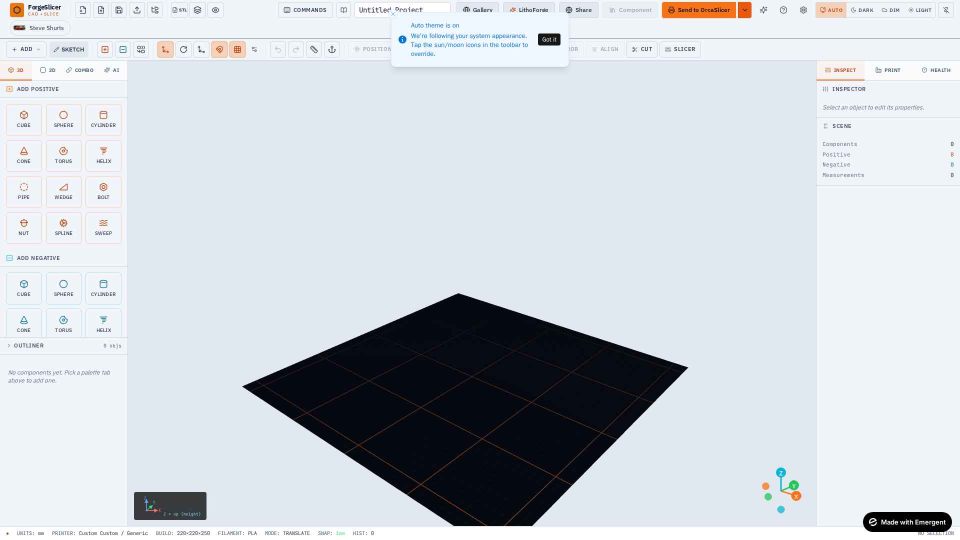
#> input picture test_reports/iter105_21_workspace.jpg, 1920 x 1080 px (shown at 1/2 size)
$ python -i palette_suggest.py   (imports and definitions only)
#> lines starting #> are read from the running program, lines starting #| are printed output that depends on the picture
#> further down, picture is the input picture: PIL image 1920x1080 RGB; mean R, G, B 202.9, 208.8, 214.5
### backend/litho/lithophane.py
"""CMYKW Lithophane optimizer.

Converts a photograph into a per-pixel layer height-map using Beer-Lambert
filament transmission modeling and ΔE (CIE76) nearest-neighbour matching
in CIE Lab color space.

Pipeline
--------
1. Convert target image to sRGB float, then to Lab.
2. Build a stack of CMYKW filaments (user-configurable hex + Transmission
   Distance per channel). The stack order (bottom→top) is fixed per job and
   max_swaps+1 filaments are used.
3. Allocate `total_layers` across the chosen filaments using a histogram-
   based heuristic that reflects how much "presence" of each color the
   image needs.
4. For each discrete height 0..total_layers compute the simulated light
   output using Beer-Lambert: L_out = L_in * exp(-thickness / TD) per
   channel. This produces an RGB look-up table (LUT).
5. For every pixel pick the LUT entry with the smallest ΔE against the
   target. That index is the printed height for that pixel (in layers).
6. Return the layer map, rendered preview, color-swap heights, and stats.
"""

from __future__ import annotations

import io
import math
from dataclasses import dataclass
from typing import List, Tuple

import numpy as np
from PIL import Image
from skimage import color as skcolor


# ---------------------------------------------------------------------------
# Filament model
# ---------------------------------------------------------------------------

@dataclass
class Filament:
    """Filament description used by the optimizer."""

    name: str          # e.g. "Cyan"
    hex: str           # "#06b6d4"
    td: float          # transmission distance in mm (higher => more translucent)

    @property
    def rgb(self) -> np.ndarray:
        h = self.hex.lstrip("#")
        return np.array(
            [int(h[i:i + 2], 16) / 255.0 for i in (0, 2, 4)],
            dtype=np.float64,
        )


# Printing order: bottom of the print (first layer, closest to the build
# plate — the side facing the back-light) to top (the side facing the
# viewer). A photographer-oriented 6-filament set: we drop Cyan (its role
# is covered by the combination of Green and Blue) and add dedicated G and
# B so saturated foliage and skies are reproducible without subtractive
# muddying. W sits at the base so thin regions stay bright, K caps the
# thickest shadows.
DEFAULT_FILAMENTS: List[Filament] = [
    Filament("White",   "#f5f5f5", td=5.0),
    Filament("Yellow",  "#eab308", td=1.8),
    Filament("Orange",  "#f57f20", td=1.5),
    Filament("Red",     "#d01e32", td=1.2),
    Filament("Magenta", "#ec4899", td=1.5),
    Filament("Green",   "#2ea043", td=1.5),
    Filament("Blue",    "#1e45a8", td=1.3),
    Filament("Key",     "#111111", td=0.8),
]


# ---------------------------------------------------------------------------
# Beer-Lambert stack simulation
# ---------------------------------------------------------------------------

# [348 lines left out: functions _beer_lambert_transmission, simulate_stack, _filament_chroma, _clamp_to_caps, _stack_luminance, _enforce_brightness_floor and 2 more, not called in this run]


# ---------------------------------------------------------------------------
# Main optimization
# ---------------------------------------------------------------------------

@dataclass
class OptimizeResult:
    layer_map: np.ndarray          # int array (H, W) of layer heights 0..total_layers
    rendered_rgb: np.ndarray       # float (H, W, 3) simulated output
    lut: np.ndarray                # (total_layers+1, 3) float
    layer_allocation: List[int]
    filaments: List[Filament]
    total_layers: int
    layer_height_mm: float
    delta_e_mean: float
    delta_e_p95: float
    swap_heights_mm: List[float]   # Z heights at which color changes
    swap_colors: List[str]         # hex of the color active *above* the swap
    light_throughput_pct: float = 0.0  # Predicted back-light brightness 0..100


# [27 lines left out: function _evaluate_order, not called in this run]


from itertools import permutations


# [19 lines left out: function _fast_mean_delta_e, not called in this run]


_LUMINANCE_ENDPOINT_NAMES = {"White", "Key"}


# [333 lines left out: functions _generate_candidate_orders, _median_filter_lab, _optimize_painting, optimize, rendered_to_png_bytes, layer_map_to_png_bytes, not called in this run]

### backend/litho/palette_suggest.py
"""Photography-oriented filament library + palette suggestion.

Given an image, suggest a 6-filament palette that actually expands the
reachable gamut for the picture. The selector always seeds with White and
Key (luminance endpoints) and then picks chromatic filaments using a
combined score that rewards:

* how many image pixels become better-matched (ΔE_mean reduction), and
* how *saturated* the filament is (Lab chroma) so primaries get real
  consideration even when a photo is dominated by muted midtones.

It also caps neutral library entries (W, K, Grey, Brown …) at 3 of the 6
slots so you always end up with at least 3 chromatic filaments extending
the gamut.
"""

from __future__ import annotations

from typing import List

import numpy as np
from PIL import Image
from skimage import color as skcolor

from .lithophane import Filament


FILAMENT_LIBRARY: List[Filament] = [
    Filament("White",      "#f5f5f5", td=5.0),
    Filament("Cream",      "#f2e7c3", td=4.5),
    Filament("Skin",       "#e8b998", td=3.8),
    Filament("Yellow",     "#eab308", td=1.8),
    Filament("Orange",     "#f57f20", td=1.5),
    Filament("Red",        "#d01e32", td=1.2),
    Filament("Pink",       "#f08a9c", td=2.5),
    Filament("Magenta",    "#ec4899", td=1.5),
    Filament("Purple",     "#6d28d9", td=1.2),
    Filament("Blue",       "#1e45a8", td=1.3),
    Filament("Cyan",       "#06b6d4", td=1.5),
    Filament("Teal",       "#0f766e", td=1.3),
    Filament("Green",      "#2ea043", td=1.5),
    Filament("Olive",      "#556b1e", td=1.4),
    Filament("Brown",      "#78350f", td=1.0),
    Filament("Grey",       "#6b7280", td=1.5),
    Filament("Key",        "#111111", td=0.8),
]


# Filaments considered "neutral" for palette-balance purposes (low chroma).
_NEUTRAL_NAMES = {"White", "Cream", "Grey", "Brown", "Key"}


def _sample_image_lab(image: Image.Image, max_samples: int = 4096) -> np.ndarray:
#> called with max_samples = 4096
    img = image.convert("RGB")
    img.thumbnail((256, 256))
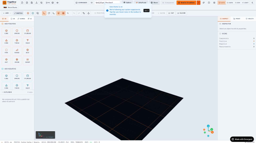
#> img: PIL image 256x144 RGB; mean R, G, B 202.9, 208.8, 214.5
    arr = np.asarray(img, dtype=np.float64) / 255.0
    lab = skcolor.rgb2lab(arr).reshape(-1, 3)
    if lab.shape[0] > max_samples:
        step = max(1, lab.shape[0] // max_samples)
#> step = 9
        lab = lab[::step][:max_samples]
    return lab


def _filaments_to_lab(filaments: List[Filament]) -> np.ndarray:
    rgb = np.array([f.rgb for f in filaments])
    return skcolor.rgb2lab(rgb.reshape(-1, 1, 3)).reshape(-1, 3)


def _chroma(lab: np.ndarray) -> np.ndarray:
    return np.sqrt(lab[..., 1] ** 2 + lab[..., 2] ** 2)


def _hue_angle(lab: np.ndarray) -> np.ndarray:
    """Hue angle in radians, atan2(b, a). Returns shape lab.shape[:-1]."""
    return np.arctan2(lab[..., 2], lab[..., 1])


def _hue_wheel_gap(angle: float, taken: np.ndarray) -> float:
    """Smallest angular distance (radians, 0..pi) from `angle` to any of
    the already-selected hue angles. Returns pi when nothing is selected
    so the first chromatic pick is unconstrained."""
    if taken.size == 0:
        return np.pi
    diff = np.abs(angle - taken)
    diff = np.minimum(diff, 2 * np.pi - diff)
    return float(diff.min())


def suggest_palette(
    image: Image.Image,
    palette_size: int = 6,
    include_white: bool = True,
    include_key: bool = True,
    max_neutral_slots: int = 3,
    vibrancy: float = 0.0,
) -> List[Filament]:
    """Greedy forward-selection with chroma + hue-wheel coverage bonus.

    `vibrancy` in [0, 1]:
        0.0 → pure ΔE minimization (accurate muted tones)
        1.0 → strong hue-wheel-coverage bias (distinct punchy hues)
    Intermediate values blend the two. At high vibrancy the selector
    favours filaments whose hue angle (atan2(b*, a*)) sits farthest from
    every already-picked chromatic filament — guaranteeing primary
    accents are spread around the wheel rather than clustering near the
    image's dominant hue family.
    """
    sample_lab = _sample_image_lab(image)
    library = list(FILAMENT_LIBRARY)
    library_lab = _filaments_to_lab(library)
    library_chroma = _chroma(library_lab)
    library_hue = _hue_angle(library_lab)
    name_idx = {f.name: i for i, f in enumerate(library)}

    selected: List[int] = []
    if include_white:
        selected.append(name_idx["White"])
    if include_key:
        selected.append(name_idx["Key"])

    if selected:
        d = np.linalg.norm(
            sample_lab[:, None, :] - library_lab[selected][None, :, :], axis=-1
        )
#> d = 4096 pairs, first value 0.347 to 96.54, second value 1.26 to 104.7
        nearest_d = d.min(axis=1)
#> nearest_d = 4096 values, max 94.17 at index 105, min 0.347 at index 4065, mean 6.06
    else:
        nearest_d = np.full(sample_lab.shape[0], 1e9)

    # At high vibrancy the chroma bonus dominates and hue-wheel gap
    # ensures the picks cover distinct sectors of the color wheel.
    chroma_bonus_weight = 0.05 + 0.35 * vibrancy
    hue_gap_weight = 0.0 + 1.0 * vibrancy
    # Minimum chroma to count a filament as "chromatic" when measuring
    # hue-wheel coverage. Neutrals would otherwise wildly skew the angle.
    CHROMA_THRESH = 12.0

    def neutral_count(sel: List[int]) -> int:
        return sum(1 for i in sel if library[i].name in _NEUTRAL_NAMES)

    while len(selected) < palette_size:
        best_score = -1e9
        best_idx = -1
        current_neutrals = neutral_count(selected)
        chromatic_idx = [
            i for i in selected if library_chroma[i] >= CHROMA_THRESH
        ]
        taken_hues = library_hue[chromatic_idx] if chromatic_idx else np.array([])

        for cand in range(len(library)):
            if cand in selected:
                continue
            is_neutral = library[cand].name in _NEUTRAL_NAMES
            if is_neutral and current_neutrals >= max_neutral_slots:
                continue

            cand_d = np.linalg.norm(sample_lab - library_lab[cand], axis=-1)
            merged = np.minimum(nearest_d, cand_d)
            delta_e_gain = nearest_d.mean() - merged.mean()

            chroma_bonus = library_chroma[cand] * chroma_bonus_weight

            # Hue-wheel coverage: only meaningful for chromatic candidates.
            if library_chroma[cand] >= CHROMA_THRESH:
                gap = _hue_wheel_gap(library_hue[cand], taken_hues)
                # Normalize gap to 0..1 (pi = max possible gap), then weight
                # by candidate chroma so saturated outliers win over muted
                # ones at the same angular distance.
                hue_bonus = (
                    (gap / np.pi)
                    * (library_chroma[cand] / 60.0)
                    * hue_gap_weight
                    * 25.0
                )
            else:
                hue_bonus = 0.0

            score = delta_e_gain + chroma_bonus + hue_bonus
            if score > best_score:
                best_score = score
                best_idx = cand

        if best_idx == -1:
            break
        selected.append(best_idx)
        cand_d = np.linalg.norm(sample_lab - library_lab[best_idx], axis=-1)
        nearest_d = np.minimum(nearest_d, cand_d)
#> after the loop, nearest_d = 4096 values, max 44.33 at index 3930, min 0.347 at index 4065, mean 5.87; selected = [0, 16, 8, 4, 3, 5]

    chosen = [library[i] for i in selected]
#> chosen = 6 items

    # Order bottom→top: White first, Key last, chromatic ordered by a mix of
    # descending L* so warm highlights come first after W and deeper cools
    # sit nearer K.
    w = next((f for f in chosen if f.name == "White"), None)
    k = next((f for f in chosen if f.name == "Key"), None)
    middle = [f for f in chosen if f.name not in {"White", "Key"}]
#> middle = 4 items
    if middle:
        mid_lab = _filaments_to_lab(middle)
#> mid_lab = [[37.44, 64.98, -77.53], [65.52, 39.81, 65.87], [75.92, 7.69, 77.62], [45.04, 65.79, 36.59]]
        order = sorted(range(len(middle)), key=lambda i: -mid_lab[i, 0])
#> order = [2, 1, 3, 0]
        middle = [middle[i] for i in order]

    result: List[Filament] = []
    if w is not None:
        result.append(w)
    result.extend(middle)
    if k is not None:
        result.append(k)
    return result

>>> from PIL import Image
>>> picture = Image.open('../../test_reports/iter105_21_workspace.jpg')
>>> result = suggest_palette(picture)
#> result = 6 items
